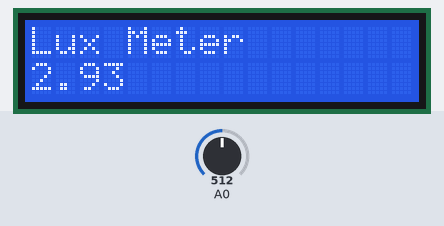
Bench run of a sketch on a simulated Arduino Uno, built with avr-gcc and run on an emulated ATmega328P. Shown: 16×2 character LCD. The inputs (shaded band) are chosen by the test bench; at power-on: A0 = 512. What the sketch prints to the serial monitor is not drawn.

Above: at 1.2 s.
1.3 s: A0 set to 0
At 2.3 s:
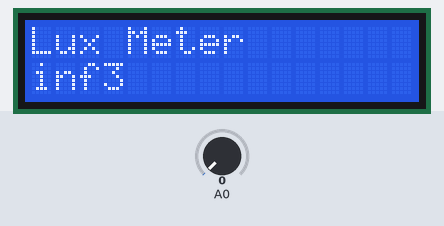
2.8 s: A0 set to 122
At 4.0 s:
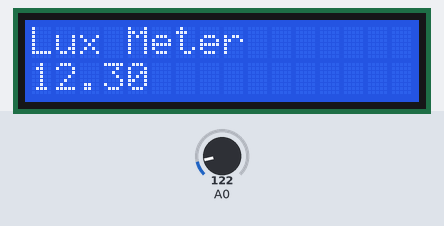
4.3 s: A0 set to 306
At 4.9 s:
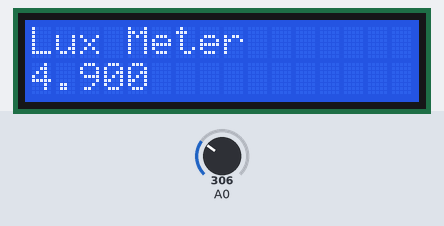
Timing chart, 0 to 7.3 s (numbered marks = the images above; inputs shaded):
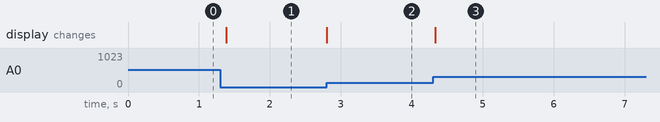

The sketch:

LuxMeter.ino
```cpp
// include the library code:
#include <LiquidCrystal.h>
int resistence = 3.3;
// initialize the library with the numbers of the interface pins
LiquidCrystal lcd(7, 6, 5, 4, 3, 2);

void setup() {
  Serial.begin(9600);
  lcd.begin(16, 2);
  lcd.print("Lux Meter");
}

void loop() {

 float sensorValue = analogRead(A0);
 Serial.println(sensorValue);
 float vOut = 5*(sensorValue/(sensorValue+resistence));
 float lux= (2500/vOut)-500;

lcd.setCursor(0, 1);
lcd.print(lux);
delay(100);
}
```

Measured:
- after the input at 1.3 s, the display: changes after 0.09 s (image 1)
- after the input at 2.8 s, the display: changes at once (image 2)
- after the input at 4.3 s, the display: changes at once (image 3)
